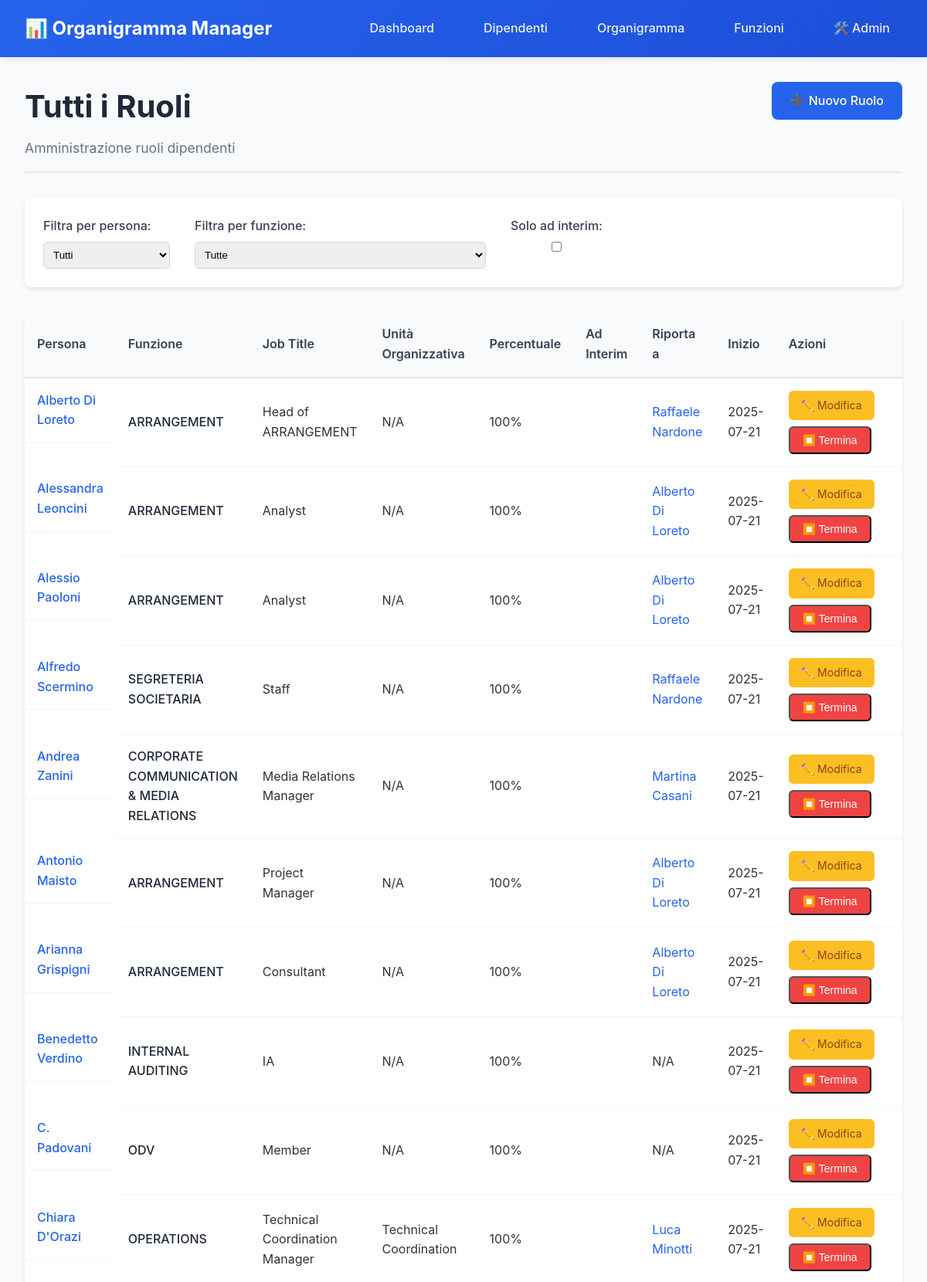
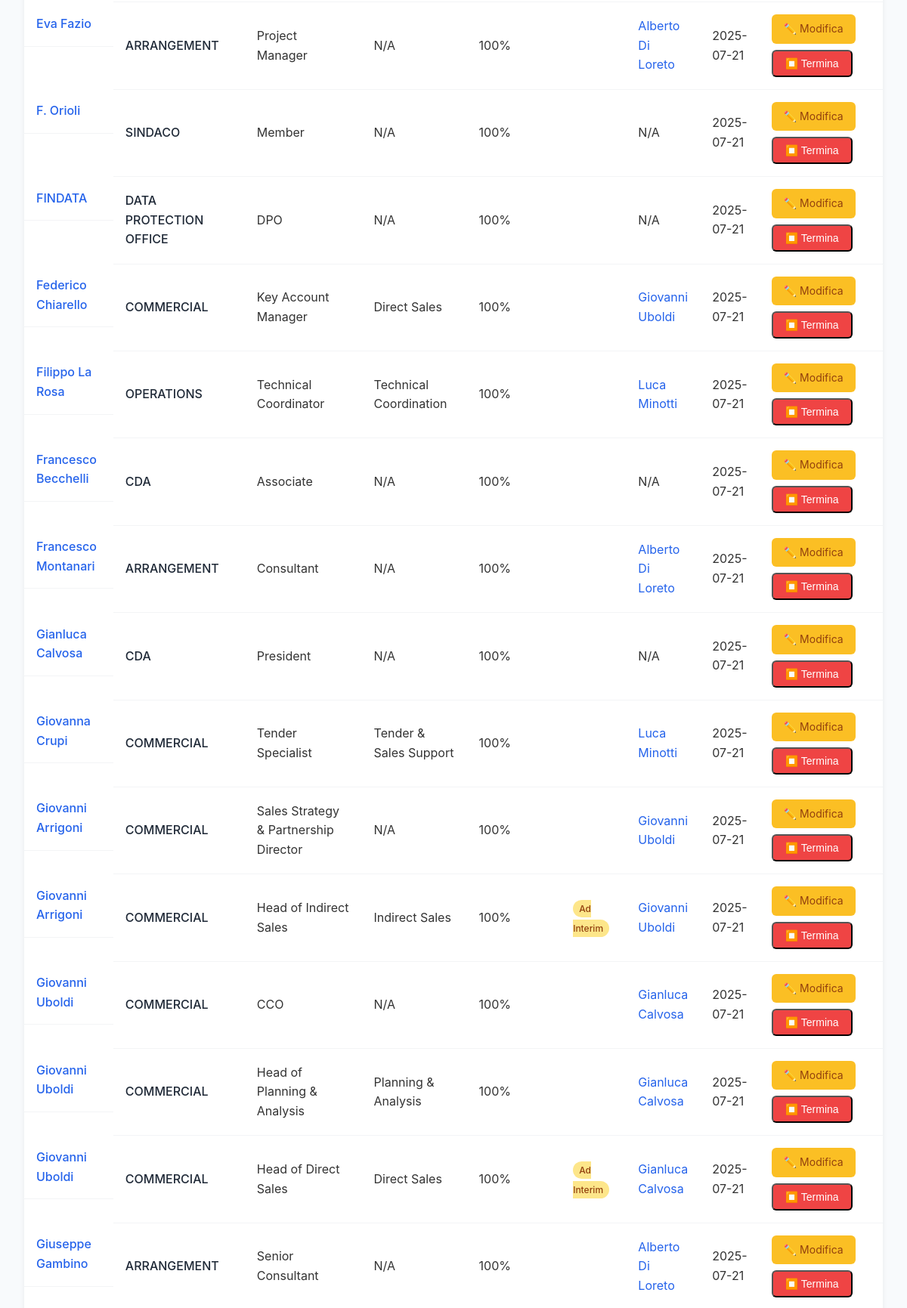
/admin/roles (upper part), run on the app's committed database (2 pictures, top to bottom).
### tables this page shows
CREATE TABLE roles (
    id INTEGER PRIMARY KEY AUTOINCREMENT,
    person_name TEXT NOT NULL REFERENCES persons(name) ON DELETE CASCADE,
    function_name TEXT NOT NULL REFERENCES functions(name) ON DELETE CASCADE,
    organizational_unit TEXT,
    job_title_name TEXT REFERENCES job_titles(name),
    percentage REAL DEFAULT 1.0 CHECK (percentage > 0 AND percentage <= 1),
    ad_interim BOOLEAN DEFAULT FALSE,
    reports_to TEXT REFERENCES persons(name),
    start_date DATE DEFAULT CURRENT_DATE,
    end_date DATE,
    flags TEXT(25),
    created_at DATETIME DEFAULT CURRENT_TIMESTAMP,
    updated_at DATETIME DEFAULT CURRENT_TIMESTAMP,
    CONSTRAINT valid_dates CHECK (end_date IS NULL OR end_date >= start_date)
);

### src/web/routes/crud_web.py (the view)
@router.get("/admin/roles", response_class=HTMLResponse)
async def admin_roles(request: Request, person_name: Optional[str] = None):
    if person_name:
        roles = repository.get_person_roles(person_name, active_only=False)
        title = f"Ruoli di {person_name}"
    else:
        query = "SELECT * FROM roles WHERE end_date IS NULL ORDER BY person_name, function_name"
        rows = repository.db.execute_query(query)
        roles = [repository._dict_to_role(dict(row)) for row in rows]
        title = "Tutti i Ruoli"
    persons = repository.get_all_persons()
    functions = repository.get_all_functions()
    job_titles = repository.get_all_job_titles()
    return templates.TemplateResponse("admin/roles.html", {
        "request": request,
        "title": title,
        "roles": roles,
        "persons": persons,
        "functions": functions,
        "job_titles": job_titles,
        "filter_person": person_name
    })

### src/web/templates/admin/roles.html (shortened to what this page needs)
{% extends "base.html" %}
{% block content %}
<div class="page-header">
    <div class="header-content">
        <h1>{{ title }}</h1>
        <p class="page-subtitle">Amministrazione ruoli dipendenti</p>
    </div>
    <div class="header-actions">
        <a href="/admin/roles/new" class="btn btn-primary">➕ Nuovo Ruolo</a>
    </div>
</div>
<div class="admin-filters">
    {% if not filter_person %}
    <div class="filter-group">
        <label>Filtra per persona:</label>
        <select id="person-filter" class="filter-select" onchange="filterByPerson()">
            <option value="">Tutti</option>
        </select>
    </div>
    {% endif %}
    <div class="filter-group">
        <label>Filtra per funzione:</label>
        <select id="function-filter" class="filter-select">
            <option value="">Tutte</option>
        </select>
    </div>
    <div class="filter-group">
        <label>Solo ad interim:</label>
        <input type="checkbox" id="interim-filter">
    </div>
</div>
<div class="table-container">
    <table class="data-table" id="roles-table">
        <thead>
            <tr>
                <th>Persona</th>
                <th>Funzione</th>
                <th>Job Title</th>
                <th>Unità Organizzativa</th>
                <th>Percentuale</th>
                <th>Ad Interim</th>
                <th>Riporta a</th>
                <th>Inizio</th>
                <th>Azioni</th>
            </tr>
        </thead>
        <tbody>
            {% for role in roles %}
            <tr data-person="{{ role.person_name }}"
                data-function="{{ role.function_name }}"
                data-interim="{{ role.ad_interim }}">
                <td class="person-name">
                    <a href="/employee/{{ role.person_name }}">{{ role.person_name }}</a>
                </td>
                <td class="function-name">
                    <a href="/function/{{ role.function_name }}">{{ role.function_name }}</a>
                </td>
                <td>{{ role.job_title_name or 'N/A' }}</td>
                <td>{{ role.organizational_unit or 'N/A' }}</td>
                <td>
                    {% if role.percentage != 1.0 %}
                    <span class="percentage-badge">{{ (role.percentage * 100)|round(1) }}%</span>
                    {% else %}
                    100%
                    {% endif %}
                </td>
                <td>
                    {% if role.ad_interim %}
                    <span class="interim-badge">Ad Interim</span>
                    {% endif %}
                </td>
                <td>
                    {% if role.reports_to %}
                    <a href="/employee/{{ role.reports_to }}">{{ role.reports_to }}</a>
                    {% else %}
                    N/A
                    {% endif %}
                </td>
                <td>{{ role.start_date or 'N/A' }}</td>
                <td class="actions-cell">
                    <div class="action-buttons">
                        <a href="/admin/roles/{{ role.id }}/edit" class="btn-small btn-edit">✏️ Modifica</a>
                        <button class="btn-small btn-danger"
                                onclick="confirmEndRole({{ role.id }}, '{{ role.person_name }}', '{{ role.function_name }}')">
                            ⏹️ Termina
                        </button>
                    </div>
                </td>
            </tr>
            {% endfor %}
        </tbody>
    </table>
</div>
{% endblock %}

### src/web/static/style.css (style rules this page uses)
* { margin: 0; padding: 0; box-sizing: border-box; }
body { font-family: -apple-system, BlinkMacSystemFont, 'Segoe UI', Roboto, Oxygen, Ubuntu, Cantarell, sans-serif; line-height: 1.6; color: #333; background-color: #f8fafc; }
a { color: #2563eb; text-decoration: none; }
.page-header { margin-bottom: 2rem; border-bottom: 2px solid #e5e7eb; padding-bottom: 1rem; }
.page-header h1 { font-size: 2.5rem; font-weight: 700; color: #1f2937; margin-bottom: 0.5rem; }
.page-subtitle { font-size: 1.1rem; color: #6b7280; }
.btn { display: inline-flex; align-items: center; gap: 0.5rem; padding: 0.75rem 1.5rem; font-weight: 500; border: none; border-radius: 8px; cursor: pointer; text-decoration: none; transition: all 0.2s; }
.btn-primary { background: #2563eb; color: white; }
.btn-small { padding: 0.5rem 1rem; font-size: 0.875rem; background: #f3f4f6; color: #374151; border-radius: 6px; }
.table-container { background: white; border-radius: 12px; overflow: hidden; box-shadow: 0 4px 6px rgba(0, 0, 0, 0.07); }
.data-table { width: 100%; border-collapse: collapse; }
.data-table th { background: #f8fafc; color: #374151; font-weight: 600; padding: 1rem; text-align: left; border-bottom: 2px solid #e5e7eb; }
.data-table td { padding: 1rem; border-bottom: 1px solid #f3f4f6; }
.employee-name a, .function-name a { font-weight: 500; color: #1f2937; }
.interim-badge { background: #fde68a; color: #92400e; padding: 0.25rem 0.5rem; border-radius: 12px; font-size: 0.75rem; font-weight: 500; }
.person-name { font-weight: 500; color: #374151; margin-bottom: 0.25rem; display: flex; align-items: center; gap: 0.5rem; }

### src/web/static/admin.css (style rules this page uses)
.page-header { display: flex; justify-content: space-between; align-items: start; margin-bottom: 2rem; padding-bottom: 1rem; border-bottom: 2px solid #e5e7eb; }
.header-content h1 { font-size: 2.5rem; font-weight: 700; color: #1f2937; margin-bottom: 0.5rem; }
.admin-filters { display: flex; gap: 2rem; margin-bottom: 2rem; padding: 1.5rem; background: white; border-radius: 8px; box-shadow: 0 2px 4px rgba(0, 0, 0, 0.1); }
.filter-group { display: flex; flex-direction: column; gap: 0.5rem; }
.filter-group label { font-weight: 500; color: #374151; }
.filter-select, .filter-input { padding: 0.5rem; border: 1px solid #d1d5db; border-radius: 6px; min-width: 150px; }
.actions-cell { width: 200px; }
.action-buttons { display: flex; gap: 0.5rem; flex-wrap: wrap; }
.btn-edit { background: #fbbf24; color: #92400e; }
.btn-danger { background: #ef4444; color: white; }

### data on the page
roles: person_name "Alberto Di Loreto", function_name "ARRANGEMENT", job_title_name "Head of ARRANGEMENT", organizational_unit "N/A", percentage "100%", reports_to "Raffaele Nardone", start_date "2025-07-21"
roles: person_name "Alessandra Leoncini", function_name "ARRANGEMENT", job_title_name "Analyst", organizational_unit "N/A", percentage "100%", reports_to "Alberto Di Loreto", start_date "2025-07-21"
roles: person_name "Alessio Paoloni", function_name "ARRANGEMENT", job_title_name "Analyst", organizational_unit "N/A", percentage "100%", reports_to "Alberto Di Loreto", start_date "2025-07-21"
roles: person_name "Alfredo Scermino", function_name "SEGRETERIA SOCIETARIA", job_title_name "Staff", organizational_unit "N/A", percentage "100%", reports_to "Raffaele Nardone", start_date "2025-07-21"
roles: person_name "Andrea Zanini", function_name "CORPORATE COMMUNICATION & MEDIA RELATIONS", job_title_name "Media Relations Manager", organizational_unit "N/A", percentage "100%", reports_to "Martina Casani", start_date "2025-07-21"
roles: person_name "Antonio Maisto", function_name "ARRANGEMENT", job_title_name "Project Manager", organizational_unit "N/A", percentage "100%", reports_to "Alberto Di Loreto", start_date "2025-07-21"
roles: person_name "Arianna Grispigni", function_name "ARRANGEMENT", job_title_name "Consultant", organizational_unit "N/A", percentage "100%", reports_to "Alberto Di Loreto", start_date "2025-07-21"
roles: person_name "Benedetto Verdino", function_name "INTERNAL AUDITING", job_title_name "IA", organizational_unit "N/A", percentage "100%", start_date "2025-07-21"
roles: person_name "C. Padovani", function_name "ODV", job_title_name "Member", organizational_unit "N/A", percentage "100%", start_date "2025-07-21"
roles: person_name "Chiara D'Orazi", function_name "OPERATIONS", job_title_name "Technical Coordination Manager", organizational_unit "Technical Coordination", percentage "100%", reports_to "Luca Minotti", start_date "2025-07-21"
roles: person_name "Eva Fazio", function_name "ARRANGEMENT", job_title_name "Project Manager", organizational_unit "N/A", percentage "100%", reports_to "Alberto Di Loreto", start_date "2025-07-21"
roles: person_name "F. Orioli", function_name "SINDACO", job_title_name "Member", organizational_unit "N/A", percentage "100%", start_date "2025-07-21"
roles: person_name "FINDATA", function_name "DATA PROTECTION OFFICE", job_title_name "DPO", organizational_unit "N/A", percentage "100%", start_date "2025-07-21"
roles: person_name "Federico Chiarello", function_name "COMMERCIAL", job_title_name "Key Account Manager", organizational_unit "Direct Sales", percentage "100%", reports_to "Giovanni Uboldi", start_date "2025-07-21"
roles: person_name "Filippo La Rosa", function_name "OPERATIONS", job_title_name "Technical Coordinator", organizational_unit "Technical Coordination", percentage "100%", reports_to "Luca Minotti", start_date "2025-07-21"
roles: person_name "Francesco Becchelli", function_name "CDA", job_title_name "Associate", organizational_unit "N/A", percentage "100%", start_date "2025-07-21"
roles: person_name "Francesco Montanari", function_name "ARRANGEMENT", job_title_name "Consultant", organizational_unit "N/A", percentage "100%", reports_to "Alberto Di Loreto", start_date "2025-07-21"
roles: person_name "Gianluca Calvosa", function_name "CDA", job_title_name "President", organizational_unit "N/A", percentage "100%", start_date "2025-07-21"
roles: person_name "Giovanna Crupi", function_name "COMMERCIAL", job_title_name "Tender Specialist", organizational_unit "Tender & Sales Support", percentage "100%", reports_to "Luca Minotti", start_date "2025-07-21"
roles: person_name "Giovanni Arrigoni", function_name "COMMERCIAL", job_title_name "Sales Strategy & Partnership Director", organizational_unit "N/A", percentage "100%", reports_to "Giovanni Uboldi", start_date "2025-07-21"
roles: person_name "Giovanni Arrigoni", function_name "COMMERCIAL", job_title_name "Head of Indirect Sales", organizational_unit "Indirect Sales", percentage "100%", ad_interim "Ad Interim", reports_to "Giovanni Uboldi", start_date "2025-07-21"
roles: person_name "Giovanni Uboldi", function_name "COMMERCIAL", job_title_name "CCO", organizational_unit "N/A", percentage "100%", reports_to "Gianluca Calvosa", start_date "2025-07-21"
roles: person_name "Giovanni Uboldi", function_name "COMMERCIAL", job_title_name "Head of Planning & Analysis", organizational_unit "Planning & Analysis", percentage "100%", reports_to "Gianluca Calvosa", start_date "2025-07-21"
roles: person_name "Giovanni Uboldi", function_name "COMMERCIAL", job_title_name "Head of Direct Sales", organizational_unit "Direct Sales", percentage "100%", ad_interim "Ad Interim", reports_to "Gianluca Calvosa", start_date "2025-07-21"
roles: person_name "Giuseppe Gambino", function_name "ARRANGEMENT", job_title_name "Senior Consultant", organizational_unit "N/A", percentage "100%", reports_to "Alberto Di Loreto", start_date "2025-07-21"

### other printed values
{{ title }} "Tutti i Ruoli"
